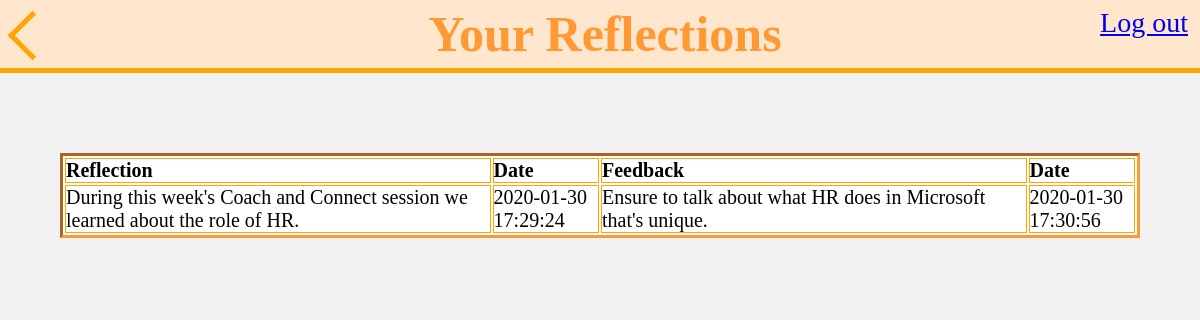
The app's page /reflections.php (signed in) with its own data.
### tables this page shows
CREATE TABLE `reflections` (
  `reflectionID` int(11) NOT NULL,
  `reflection` text NOT NULL,
  `dateandtime` datetime NOT NULL,
  `userid` int(11) NOT NULL
);

CREATE TABLE `feedbacks` (
  `feedbackID` int(11) NOT NULL,
  `feedback` text NOT NULL,
  `dateandtime1` varchar(50) NOT NULL,
  `reflectionID1` int(11) NOT NULL,
  `userid` int(11) NOT NULL
);

### reflections.php (the view, shortened to what this page needs)
<?php include('server.php');
?>
<!DOCTYPE html>
<html>
<head>
	<link rel="stylesheet" type="text/css" href="style2.css">
</head>
<body>
	<div>
		<h2 class="header">Your Reflections</h2>
		<a href="index.php?logout='1'" class="logout">Log out</a>
	</div>
	<a href="index.php" class="backarrow"></a>
	<table class="reflections">
		<tr>
			<th>Reflection</th>
			<th>Date</th>
			<th>Feedback</th>
			<th>Date</th>
		</tr>
		<?php
			$email = $_SESSION['email'];
			$user = "SELECT userid FROM users WHERE email='$email'";
			$rowid = mysqli_fetch_assoc(mysqli_query($link, $user));
			$userid = $rowid['userid'];
			$sql = "SELECT reflectionID, reflection, dateandtime FROM reflections WHERE userid='$userid';";
			$result = mysqli_query($link, $sql);
			while ($row = $result-> fetch_array()) {
				$reflectionID = $row['reflectionID'];
				$sql1 = "SELECT feedback, dateandtime1 FROM feedbacks WHERE reflectionID1='$reflectionID'";
				$result1 = mysqli_query($link, $sql1);
				$row1 = $result1-> fetch_array();
				if (empty($row1["feedback"])) {
					$feedback = '';
					$dateandtime1 = '';
				}else{
					$feedback = $row1["feedback"];
					$dateandtime1 = $row1["dateandtime1"];
				}
				echo "<tr><td width=40%>". $row["reflection"] ."</td><td width=10%>". $row["dateandtime"] ."</td><td width=40%>". $feedback ."</td><td>". $dateandtime1 ."</td></tr>";
			}
		?>
	</table>
</body>
</html>

### style2.css (style rules this page uses)
* { margin: 0px; padding: 0px; }
body { margin: 0; font-size: 120%; background-color: #F2F2F2; }
.header { width: 100%; color: #ff9933; background: #ffe6cc; margin-bottom: 0px; text-align: center; font-size: 50px; font-family: Georgia, serif; border: 5px solid orange; border-top: none; border-left: none; border-right: none; border-radius: 0px 0px 0px 0px; padding: 5px; height: auto; }
.logout { float: right; font-size: 28px; margin-right: 1%; margin-top: -66px; }
.backarrow { border: solid orange; border-width: 0 5px 5px 0; padding: 15px; width: 15px; height: 15px; box-sizing: border-box; margin-top: -55px; margin-left: 15px; transform: rotate(135deg); display: block; }
.reflections { border: 3px inset #ff9933; background-color: white; width: 90%; word-wrap: break-word; margin-top: 100px; margin-left: 5%; }
table, th, td { border: 1px solid orange; margin-right: 25px; height: auto; }
table { color: black; font-family: Georgia, serif; text-align: left; width: 100%; font-size: 20px; }

### records on screen
reflections: reflection "During this week's Coach and Connect session we learned about the role of HR.", dateandtime "2020-01-30 17:29:24", feedbacks.feedback "Ensure to talk about what HR does in Microsoft that's unique.", feedbacks.dateandtime1 "2020-01-30 17:30:56"
